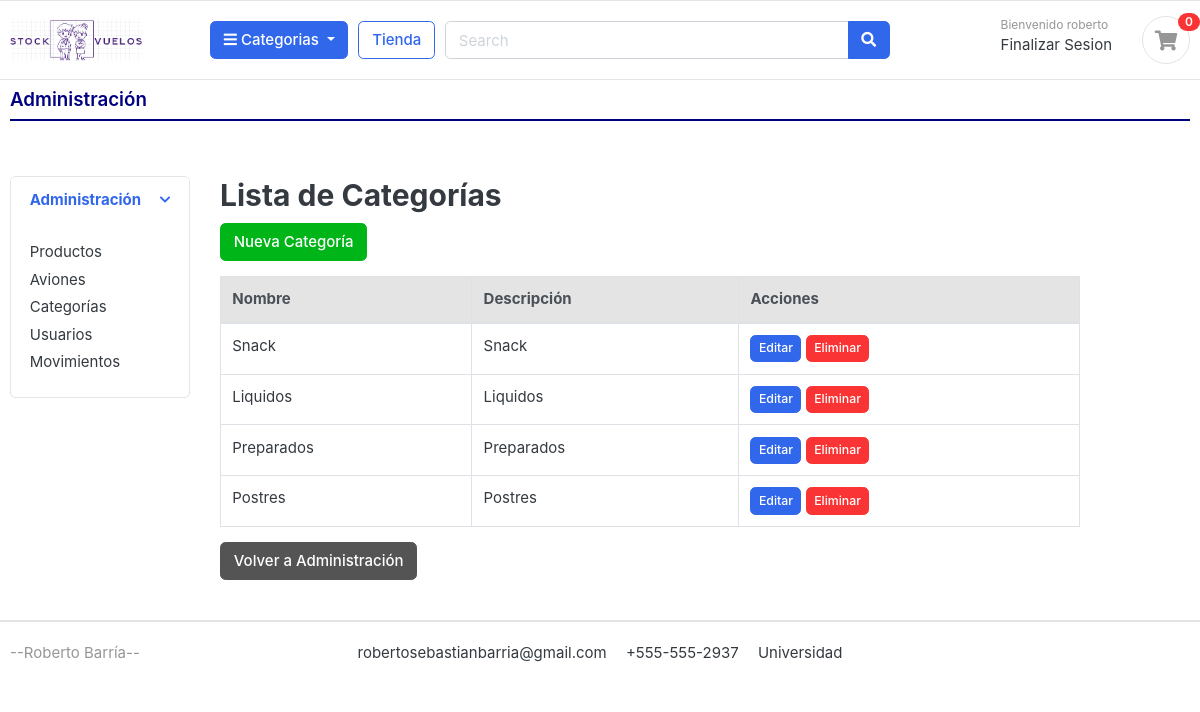
The page /administracion/categorias/ (signed in) on the database its author committed.
### cuentas/models.py (models this page shows, shortened)
class Cuenta(AbstractBaseUser):
    Nombre = models.CharField(max_length=50)
    Apellido = models.CharField(max_length=50)
    username = models.CharField(max_length=50, unique=True)
    email = models.EmailField(max_length=100, unique=True)
    phone_number = models.CharField(max_length=50)
    avion = models.ForeignKey('aviones.Avion', on_delete=models.SET_NULL, null=True, blank=True)
    es_administrador = models.BooleanField(default=False)
    es_tripulante = models.BooleanField(default=False)
    date_joined = models.DateTimeField(auto_now_add=True)
    last_login = models.DateTimeField(auto_now_add=True)
    is_admin = models.BooleanField(default=False)
    is_staff = models.BooleanField(default=False)
    is_active = models.BooleanField(default=False)
    is_superadmin = models.BooleanField(default=False)
    USERNAME_FIELD = 'email'
    REQUIRED_FIELDS = ['username', 'Nombre', 'Apellido']
    objects = MyAccountManager()

### categorias/models.py (models this page shows, shortened)
class Categoria(models.Model):
    nombre_categoria = models.CharField(max_length=20, unique=True)
    descripcion = models.CharField(max_length=255, blank=True)
    slug = models.CharField(max_length=100, unique=True)
    cat_imagen = models.ImageField(upload_to='photos/categorias', blank=True, null=True)
    def get_url(self):
        return reverse('productos_por_categoria', args=[self.slug])

### administracion/views.py (the view)
# urls.py: path('categorias/', views.lista_categorias, name='lista_categorias'),
@login_required
def lista_categorias(request):
    categorias = Categoria.objects.all()
    return render(request, 'administracion/lista_categorias.html', {'categorias': categorias})

### tienda/context_processors.py (called while the page is built)
def cantidad_productos_en_orden(request):
    if request.user.is_authenticated:
        avion_id = request.session.get('avion_id')
        orden = Orden.objects.filter(usuario=request.user, avion_id=avion_id, completada=False).first()
        if orden:
            orden_productos = OrdenProducto.objects.filter(orden=orden).count()
        else:
            orden_productos = 0
    else:
        orden_productos = 0
    return {'orden_productos': orden_productos}

def categorias_context(request):
    return {
        'categorias': Categoria.objects.all()
    }

### templates/administracion/lista_categorias.html
{% extends 'administracion/administracion.html' %}
{% block main_content %}
<section class="section-content padding-x">
    <div class="container">
        <div class="row">
            <div class="col-md-12">
                <h2>Lista de Categorías</h2>
                <a href="{% url 'crear_categoria' %}" class="btn btn-success mb-3">Nueva Categoría</a>
                <table class="table table-bordered">
                    <thead class="thead-light">
                        <tr>
                            <th>Nombre</th>
                            <th>Descripción</th>
                            <th>Acciones</th>
                        </tr>
                    </thead>
                    <tbody>
                        {% for categoria in categorias %}
                            <tr>
                                <td>{{ categoria.nombre_categoria }}</td>
                                <td>{{ categoria.descripcion }}</td>
                                <td>
                                    <a href="{% url 'editar_categoria' categoria.pk %}" class="btn btn-primary btn-sm">Editar</a>
                                    <a href="{% url 'eliminar_categoria' categoria.pk %}" class="btn btn-danger btn-sm">Eliminar</a>
                                </td>
                            </tr>
                        {% endfor %}
                    </tbody>
                </table>
            </div>
        </div>
        <a href="{% url 'administracion' %}" class="btn btn-secondary">Volver a Administración</a>
    </div>
</section>
{% endblock %}

### templates/includes/navbar.html (shortened to what this page needs)
{% load static %}
<header class="section-header">
    <section class="header-main border-bottom">
        <div class="container">
            <div class="row align-items-center">
                <div class="col-lg-2 col-md-3 col-6">
                    <a href="{% url 'tienda' %}" class="brand-wrap">
                        <img class="logo" src="{% static 'images/logo05.png' %}">
                    </a>
                </div>
                {% if user.id is not None %}
                <div class="col-lg col-sm col-md col-6 flex-grow-0">
                    <div class="category-wrap dropdown d-inline-block float-right">
                        <button type="button" class="btn btn-primary dropdown-toggle" data-toggle="dropdown">
                            <i class="fa fa-bars"></i> Categorias
                        </button>
                    </div>
                </div>
                {% endif %}
                {% if user.id is not None %}
                <a href="{% url 'tienda' %}" class="btn btn-outline-primary">Tienda</a>
                {% endif %}
                <div class="col-lg col-md-6 col-sm-12 col">
                    {% if user.id is not None %}
                    <form action="#" class="search">
                        <div class="input-group w-100">
                            <input type="text" class="form-control" style="width:60%;" placeholder="Search">
                            <div class="input-group-append">
                                <button class="btn btn-primary" type="submit">
                                    <i class="fa fa-search"></i>
                                </button>
                            </div>
                        </div>
                    </form>
                    {% endif %}
                </div>
                <div class="col-lg-3 col-sm-6 col-8 order-2 order-lg-3">
                    <div class="d-flex justify-content-end mb-3 mb-lg-0">
                        {% if user.id is None %}
                            <div class="widget-header">
                                <small class="title text-muted">Bienvenido </small>
                                <div>
                                    <a href="{% url 'login' %}">Login</a> <span class="dark-transp"> | </span>
                                </div>
                            </div>
                        {% else %}
                            <div class="widget-header">
                                <small class="title text-muted">Bienvenido {{user.Nombre}} </small>
                                <div>
                                    <a href="{% url 'logout' %}">Finalizar Sesion</a>
                                </div>
                            </div>
                        {% endif %}
                        {% if user.id is not None %}
                        <a href="{% url 'listar_ordenes' %}" class="widget-header pl-3 ml-3">
                            <div class="icon icon-sm rounded-circle border">
                                <i class="fa fa-shopping-cart"></i>
                            </div>
                            <span class="badge badge-pill badge-danger notify">{{ orden_productos }}</span>
                        </a>
                        {% endif %}
                    </div>
                </div>
            </div>
        </div>
    </section>
</header>

### static/css/ui.css (style rules this page uses)
html { font-family: "Inter", sans-serif; font-size: 15px; }
.icon-xs, .icon-sm, .icon-md, .icon-lg { display: inline-block; text-align: center; flex-shrink: 0; flex-grow: 0; }
.icon-sm { width: 48px; height: 48px; line-height: 48px !important; font-size: 20px; }
.header-main { position: relative; padding-top: 1rem; padding-bottom: 1rem; }
.brand-wrap .logo, .navbar-brand .logo { margin-right: 7px; max-height: 42px; display: inline-block; }
.widget-header { display: inline-block; vertical-align: middle; position: relative; }
.widget-header a { color: #343a40; }
.widget-header i { color: #969696; }
.widget-header .title { display: block; }
.widget-header .notify { position: absolute; top: -3px; right: -10px; }
.notify { position: absolute; top: -4px; right: -10px; display: inline-block; padding: 0.25em 0.6em; font-size: 12px; line-height: 1; text-align: center; border-radius: 3rem; color: #fff; background-color: #fa3434; }

### rows shown on the page
Cuenta: Nombre "roberto"
Categoria: nombre_categoria "Snack", descripcion "Snack"
Categoria: nombre_categoria "Liquidos", descripcion "Liquidos"
Categoria: nombre_categoria "Preparados", descripcion "Preparados"
Categoria: nombre_categoria "Postres", descripcion "Postres"

### other values the page prints
{{ orden_productos }} "0"
